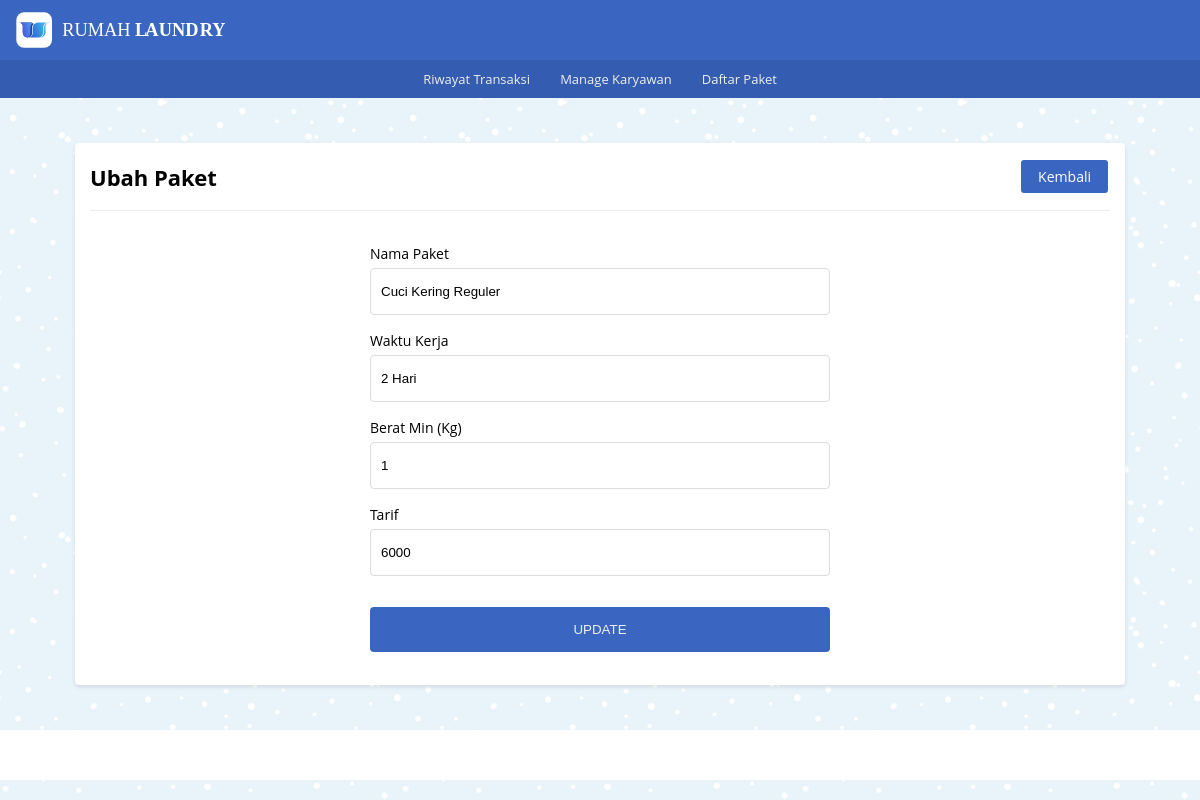
The page /paket/pkt_dc/edit.php?id_dc=1 on the database its author committed.
### tables this page shows
CREATE TABLE `tb_dry_clean` (
  `id_dc` int(11) NOT NULL,
  `nama_paket_dc` varchar(100) NOT NULL,
  `waktu_kerja_dc` varchar(20) NOT NULL,
  `kuantitas_dc` int(11) NOT NULL,
  `tarif_dc` int(11) NOT NULL
);

### _functions.php (called while the page is built, shortened)
<?php
$host	= 'localhost';
$user = 'root';
$pass	= '';
$db	= 'laundry_app';
$koneksi = mysqli_connect($host, $user, $pass, $db);
function query($query)
{
	global $koneksi;
	$result = mysqli_query($koneksi, $query);
	$rows = [];
	while ($row = mysqli_fetch_assoc($result)) {
		$rows[] = $row;
	}
	return $rows;
}
function url($url = null)
{
	$url_utama = "http://localhost/rumah_laundry";
	if ($url != null) {
		return $url_utama . '/' . $url;
	} else {
		return $url_utama;
	}
}

### paket/pkt_dc/edit.php (the view, shortened to what this page needs)
<?php
   require_once('../../_header.php');
   $id_dc = $_GET['id_dc'];
   $data_dc = query("SELECT * FROM tb_dry_clean WHERE id_dc = '$id_dc'")[0];
?>
   <div id="edit_dc" class="main-content">
      <div class="container">
         <div class="baris">
            <div class="col mt-2">
               <div class="card">
                  <div class="card-title card-flex">
                     <div class="card-col">
                        <h2>Ubah Paket</h2>
                     </div>
                     <div class="card-col txt-right">
                        <a href="<?=url('paket/pkt_dc/pkt_dc.php')?>" class="btn-xs bg-primary">Kembali</a>
                     </div>
                  </div>
                  <div class="card-body">
                     <form action="" method="post" class="form-input">
                        <div class="form-grup">
                           <label for="nama">Nama Paket</label>
                           <input type="text" name="nama_paket_dc" placeholder="Nama paket" value="<?=$data_dc['nama_paket_dc']?>" autocomplete="off" id="nama" required>
                        </div>
                        <div class="form-grup">
                           <label for="wk">Waktu Kerja</label>
                           <input type="text" name="waktu_kerja_dc" placeholder="Durasi Kerja" value="<?=$data_dc['waktu_kerja_dc']?>" autocomplete="off" id="wk" required>
                        </div>
                        <div class="form-grup">
                           <label for="berat">Berat Min (Kg)</label>
                           <input type="text" name="kuantitas_dc" placeholder="Berat per-Kg" value="<?=$data_dc['kuantitas_dc']?>" autocomplete="off" id="berat" required>
                        </div>
                        <div class="form-grup">
                           <label for="tarif">Tarif</label>
                           <input type="text" name="tarif_dc" placeholder="Harga Paket" value="<?=$data_dc['tarif_dc']?>" autocomplete="off" id="tarif" required>
                        </div>
                        <div class="form-grup ">
                           <button type="submit" class="mt-1" name="ubah">Update</button>
                        </div>
                     </form>
                  </div>
               </div>
            </div>
         </div>
      </div>
   </div>
<?php require_once('../../_footer.php') ?>

### _assets/css/style.css (style rules this page uses)
* { margin: 0; padding: 0; box-sizing: border-box; }
html,body { width: 100%; max-width: 100%; position: relative; font-family: 'Open sans', sans-serif; display: flex; flex-direction: column; background-image: url(../img/blue-snow.png); overflow-x: hidden; }
.txt-right { text-align: right; }
.mt-1 { margin-top: 15px }
.mt-2 { margin-top: 30px }
h2 { font-size: 22px; }
.main-content { display: flex; flex-direction: column; }
.container { display: flex; flex-direction: column; width: 1080px; max-width: 100%; margin: auto; padding: 0 15px; min-height: 20px; }
.baris { position: relative; margin: 0 -15px; display: flex; flex-direction: row; flex-wrap: wrap; }
.bg-primary { border: 2px solid #3a66c1; color: #ffffff; background-color: #3a66c1; }
.col { flex: 1; }
.card { background-color: #fff; margin: 15px; padding: 15px; border-radius: 4px; box-shadow: 0 2px 4px rgba(0,0,0,0.10); }
.card-body { position: relative; }
.card-title { padding-bottom: 15px; margin-bottom: 15px; border-bottom: 1px solid #eeeeee; }
.card-flex { display: flex; flex-direction: row; align-items: center; justify-content: space-between; }
.card-col { flex: 1; }
.form-input { width: 480px; margin: auto; display: flex; flex-direction: column; padding: 10px; }
.form-grup { display: flex; flex-direction: column; position: relative; margin: 8px 0; }
.form-grup label { font-size: 14px; margin-bottom: 5px; }
.form-grup input { width: 100%; padding: 15px 10px; border-radius: 4px; border: 1.5px solid #dddddd; outline: none; }
.form-grup button { background-color: #3a66c1; border: 0; color: #eeeeee; padding: 15px; border-radius: 4px; text-transform: uppercase; cursor: pointer; }
.btn-xs { font-size: 14px; display: inline-block; text-decoration: none; padding: 5px 15px; margin: 2px; border-radius: 3px; cursor: pointer; }

### rows shown on the page
tb_dry_clean: nama_paket_dc "Cuci Kering Reguler", waktu_kerja_dc "2 Hari", kuantitas_dc "1", tarif_dc "6000"
